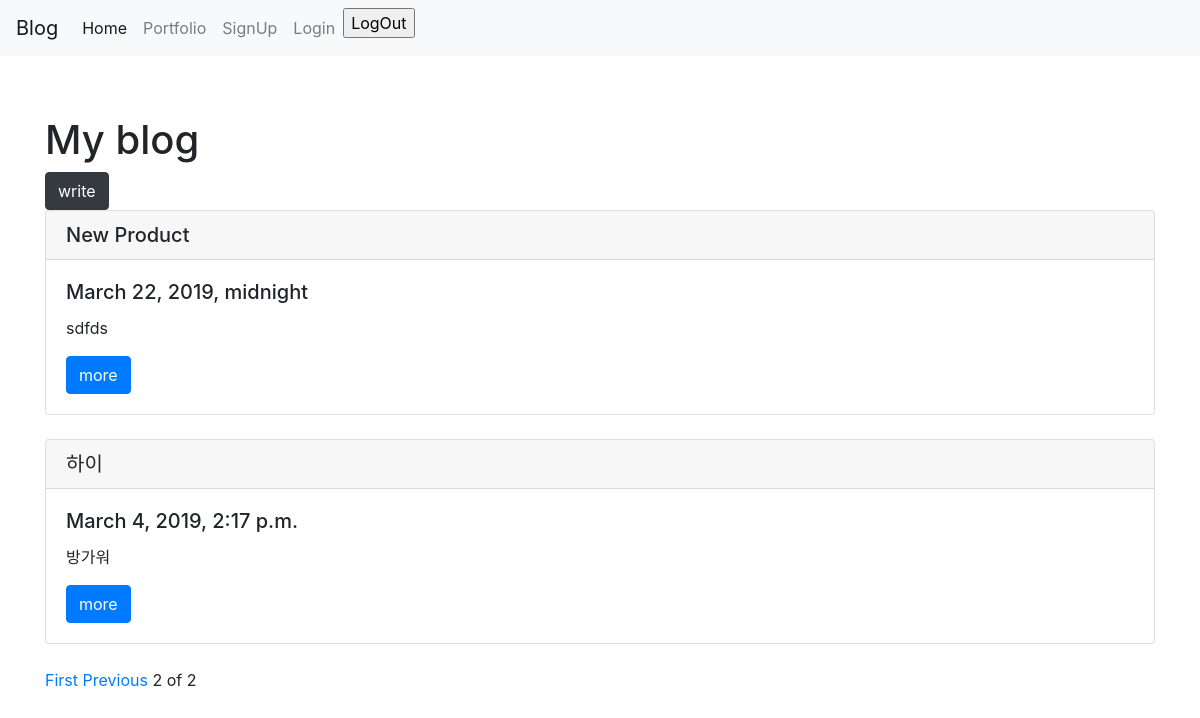
Page /?page=4 on the earlier database version.
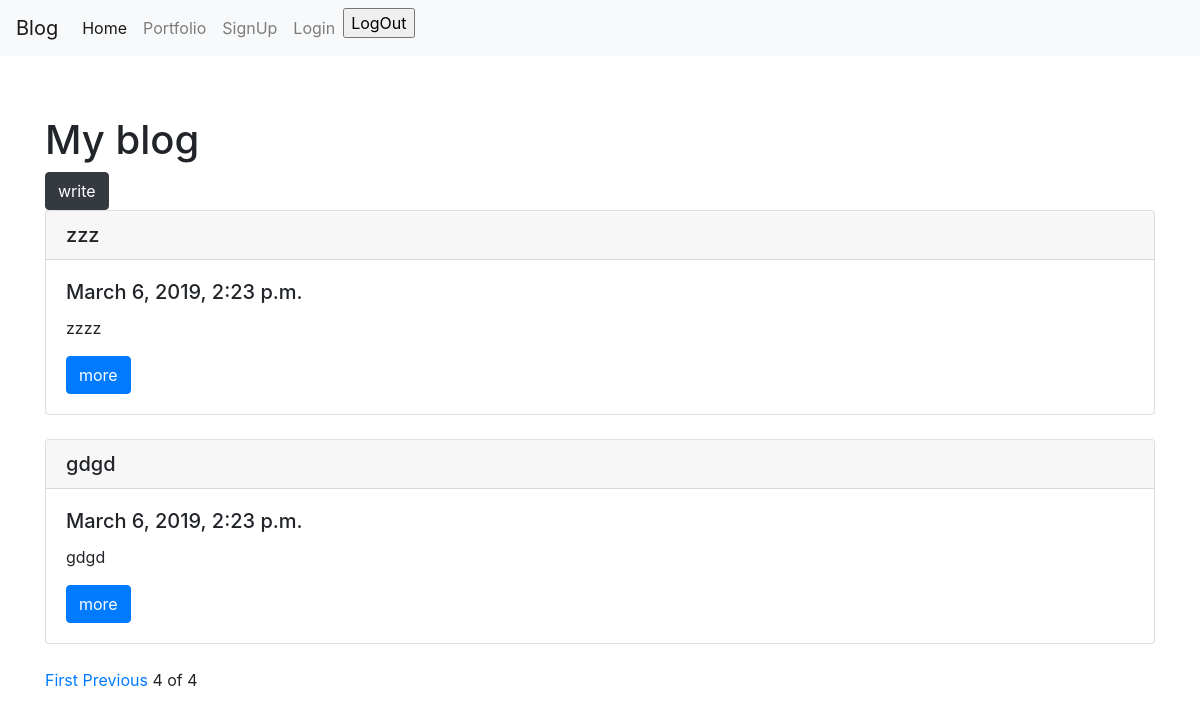
Same page on the later database version.
### blog/models.py (models this page shows, shortened)
class Blog(models.Model):
    title = models.CharField(max_length=200)
    pub_date = models.DateTimeField('date published')
    body = models.TextField()
    def summary(self):
        return self.body[:100]

### blog/views.py (the view)
# urls.py: 2. Add a URL to urlpatterns:  path('', views.home, name='home')
def home(request):
    blogs = Blog.objects.all()
    paginator = Paginator(blogs, 3)
    page = request.GET.get('page')
    posts = paginator.get_page(page)
    context = {
        'blogs': blogs,
        'posts': posts
    }
    return render(request, 'home.html', context)

### blog/templates/home.html (shortened to what this page needs)
{% extends 'base.html' %}
{% block content %}
<h1>My blog</h1>
<a href="{% url 'create' %}" class="btn btn-dark">write</a>
<br>
{% for post in posts %}
    <div class="card">
        <h5 class="card-header">{{ post.title }}</h5>
        <div class="card-body">
            <h5 class="card-title">{{ post.pub_date }}</h5>
            <p class="card-text">{{ post.summary }}</p>
            <a href="{% url 'show' post.id %}" class="btn btn-primary">more</a>
        </div>
    </div><br>
{% endfor %}
{% if posts.has_previous %}
    <a href="?page=1">First</a>
    <a href="?page={{ posts.previous_page_number }}">Previous</a>
{% endif %}
<span>{{ posts.number }} of {{ posts.paginator.num_pages }}</span>
{% endblock content %}

Differences in the rows shown:
no longer on this page (row unchanged): Blog: title "New Product", pub_date "March 22, 2019, midnight", summary "sdfds"
no longer on this page (row unchanged): Blog: title "하이", pub_date "March 4, 2019, 2:17 p.m.", summary "방가워"
added Blog: title "zzz", pub_date "March 6, 2019, 2:23 p.m.", summary "zzzz"
added Blog: title "gdgd", pub_date "March 6, 2019, 2:23 p.m.", summary "gdgd"
Other differences:
{{ posts.number }}: "2" → "4"
{{ posts.paginator.num_pages }}: "2" → "4"
